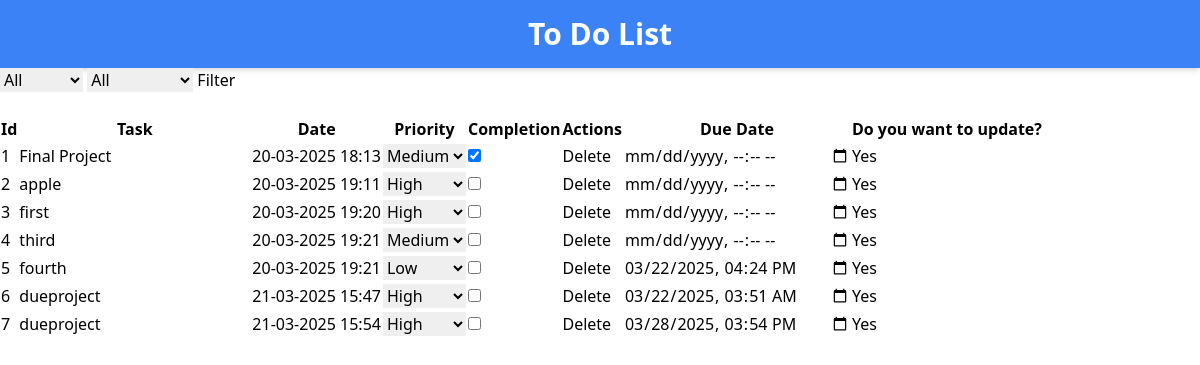
The app's page /edit/1, older data.
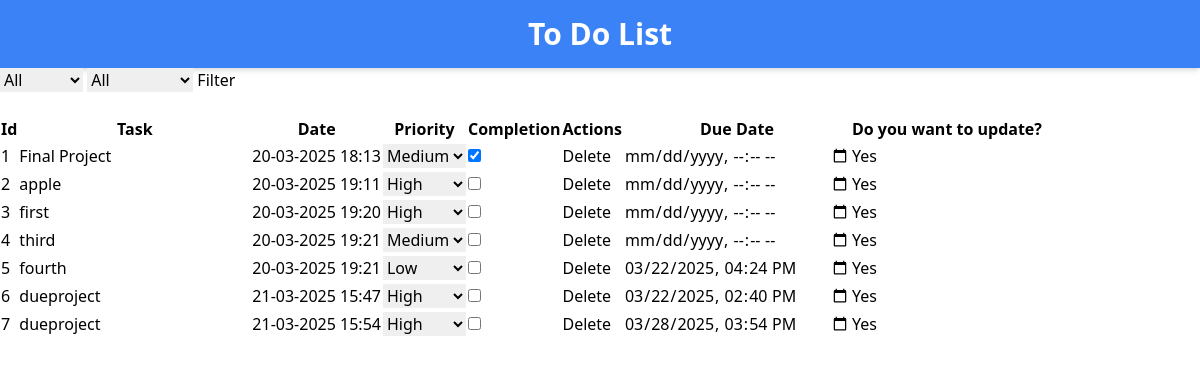
The same page, newer data.
### app.py (models this page shows)
class Task(db.Model):
    id = db.Column(db.Integer,primary_key=True)
    task = db.Column(db.String(200),nullable=False)
    date = db.Column(db.DateTime,default=datetime.utcnow)
    priority = db.Column(db.String,nullable=False,default="Medium")
    completion = db.Column(db.String,nullable=False,default="Incomplete")
    due_date = db.Column(db.DateTime,nullable=True)

### app.py (the view, shortened to what this page needs)
@app.route('/edit/<int:id>',methods=['GET','POST'])
def edit(id):
    task = Task.query.get_or_404(id)
    Tasks = Task.query
    priority_filter = request.args.get("priority_filter","")
    completion_filter = request.args.get("completion_filter","")
    if priority_filter and priority_filter!="All":
        Tasks = Tasks.filter(Task.priority == priority_filter)
    if completion_filter and completion_filter!="All":
        Tasks = Tasks.filter(Task.completion == completion_filter)
    Tasks = Tasks.all()
    return render_template('edit.html',task=task,tasks=Tasks)

### templates/edit.html (shortened to what this page needs)
<!DOCTYPE html>
<html lang="en">
<head>
    <script src="https://cdn.tailwindcss.com"></script>
</head>
<body>
    <div class="bg-blue-500 text-white py-4 text-center shadow-md">
    <h1 class="text-3xl font-bold">To Do List</h1>
    </div>
    <form action="{{url_for('edit',id=task.id)}}" method="get">
        <select name="priority_filter">
            <option value="All">All</option>
        </select>
        <select name="completion_filter">
            <option value="All">All</option>
        </select>
        <input type="submit" value="Filter">
    </form>
    <br>
    {% if tasks %}
        <table border="1">
            <tr>
                <th>Id</th>
                <th>Task</th>
                <th>Date</th>
                <th>Priority</th>
                <th>Completion</th>
                <th>Actions</th>
                <th>Due Date</th>
                <th>Do you want to update?</th>
            </tr>
            {% for task in tasks %}
            <tr>
                <form action="{{url_for('edit',id=task.id)}}" method="post">
                <td>{{task.id}}</td>
                <td><input type="text" name="new_task" id="new_task"  placeholder="What you want to edit?" value="{{task.task}}"></td>
                <td>{% if task.date%}{{task.date.strftime('%d-%m-%Y %H:%M')}}{%else%}N/A{% endif %}</td>
                <td>
                    <label for="new_priority">
                        <select name="new_priority">
                            <option value="High" {% if task.priority=="High" %}selected{% endif %}>High</option>
                            <option value="Medium" {% if task.priority=="Medium" %}selected{% endif %}>Medium</option>
                            <option value="Low" {% if task.priority=="Low" %}selected{% endif %}>Low</option>
                        </select>
                    </label>
                </td>
                <td>
                <div>
                    <label for="new_completion">
                        <input type="checkbox" name="new_completion" value="Complete" {% if task.completion == "Complete"%}checked{%endif%}>
                    </label>
                </div>
                </td>
                <td><a href="{{url_for('delete',id=task.id)}}">Delete</a></td>
                <td><input type="datetime-local" name="new_due_date" value="{{task.due_date.strftime('%Y-%m-%dT%H:%M') if task.due_date else ''}}"></td>
                <td><input type="submit" value="Yes"></td>
                </form>
            </tr>
            {% endfor %}
        </table>
    {% else %}
    <h3>Add task to edit.</h3>
    {% endif %}
</body>
</html>

Row changes from the older to the newer data that the page shows:
changed Task id 6: new_due_date "03/22/2025 03:51" → "03/22/2025 14:40"
